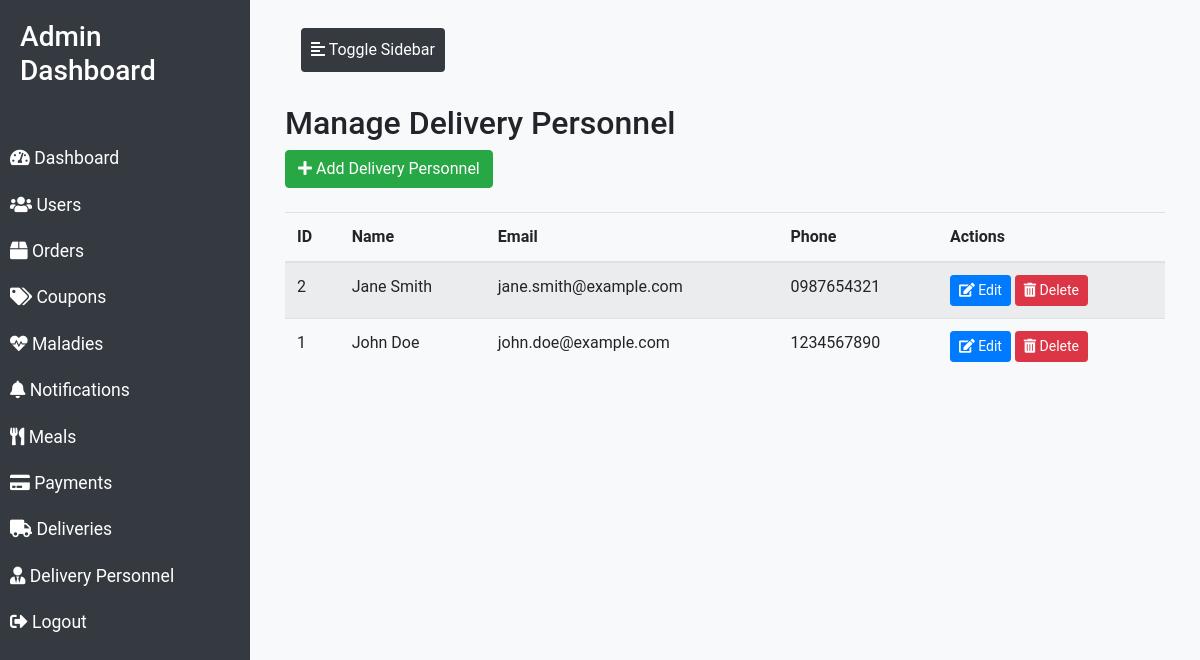
The app's page /delivers.php (signed in) with its own data.
### tables this page shows
CREATE TABLE `delivery_personnel` (
  `id` int(11) NOT NULL,
  `name` varchar(100) NOT NULL,
  `email` varchar(100) NOT NULL,
  `phone` varchar(20) NOT NULL,
  `role` varchar(50) DEFAULT NULL
);

### delivers.php (the view, shortened to what this page needs)
<?php
require 'config/db.php';
$personnel = $conn->query("SELECT * FROM delivery_personnel ORDER BY id DESC");
?>
<!DOCTYPE html>
<html lang="en">
<head>
    <link rel="stylesheet" href="https://maxcdn.bootstrapcdn.com/bootstrap/4.5.2/css/bootstrap.min.css">
    <link rel="stylesheet" href="https://cdnjs.cloudflare.com/ajax/libs/font-awesome/5.15.4/css/all.min.css">
</head>
<body>
<div class="wrapper">
    <nav id="sidebar">
        <div class="sidebar-header">
            <h3>Admin Dashboard</h3>
        </div>
        <ul class="list-unstyled components">
            <li><a href="dashboard.php"><i class="fas fa-tachometer-alt"></i> Dashboard</a></li>
            <li><a href="users.php"><i class="fas fa-users"></i> Users</a></li>
            <li><a href="orders.php"><i class="fas fa-box"></i> Orders</a></li>
            <li><a href="coupons.php"><i class="fas fa-tags"></i> Coupons</a></li>
            <li><a href="maladies.php"><i class="fas fa-heartbeat"></i> Maladies</a></li>
            <li><a href="notifications.php"><i class="fas fa-bell"></i> Notifications</a></li>
            <li><a href="meals.php"><i class="fas fa-utensils"></i> Meals</a></li>
            <li><a href="payments.php"><i class="fas fa-credit-card"></i> Payments</a></li>
            <li><a href="deliveries.php"><i class="fas fa-truck"></i> Deliveries</a></li>
            <li><a href="delivers.php"><i class="fas fa-user-tie"></i> Delivery Personnel</a></li>
            <li><a href="logout.php"><i class="fas fa-sign-out-alt"></i> Logout</a></li>
        </ul>
    </nav>
    <div id="content">
        <nav class="navbar navbar-expand-lg navbar-light bg-light">
            <div class="container-fluid">
                <button type="button" id="sidebarCollapse" class="btn btn-info">
                    <i class="fas fa-align-left"></i>
                    <span>Toggle Sidebar</span>
                </button>
            </div>
        </nav>
        <div class="container-fluid">
            <h2 class="mt-4">Manage Delivery Personnel</h2>
            <button type="button" class="btn btn-success mb-4" data-toggle="modal" data-target="#addEditModal"><i class="fas fa-plus"></i> Add Delivery Personnel</button>
            <div class="table-responsive">
                <table class="table table-striped">
                    <thead>
                        <tr>
                            <th>ID</th>
                            <th>Name</th>
                            <th>Email</th>
                            <th>Phone</th>
                            <th>Actions</th>
                        </tr>
                    </thead>
                    <tbody>
                        <?php while ($person = $personnel->fetch_assoc()): ?>
                            <tr>
                                <td><?php echo $person['id']; ?></td>
                                <td><?php echo $person['name']; ?></td>
                                <td><?php echo $person['email']; ?></td>
                                <td><?php echo $person['phone']; ?></td>
                                <td>
                                    <button type="button" class="btn btn-primary btn-sm edit-btn" data-toggle="modal" data-target="#addEditModal"
                                            data-id="<?php echo $person['id']; ?>"
                                            data-name="<?php echo $person['name']; ?>"
                                            data-email="<?php echo $person['email']; ?>"
                                            data-phone="<?php echo $person['phone']; ?>"><i class="fas fa-edit"></i> Edit</button>
                                    <a href="delivers.php?delete=<?php echo $person['id']; ?>" class="btn btn-danger btn-sm" onclick="return confirm('Are you sure you want to delete this person?');"><i class="fas fa-trash-alt"></i> Delete</a>
                                </td>
                            </tr>
                        <?php endwhile; ?>
                    </tbody>
                </table>
            </div>
        </div>
    </div>
</div>
</body>
</html>

### delivers.php (style rules this page uses)
body { font-family: 'Roboto', sans-serif; background-color: #f8f9fa; }
.wrapper { display: flex; width: 100%; align-items: stretch; }
#sidebar { min-width: 250px; max-width: 250px; background: #343a40; color: #fff; transition: all 0.3s; }
#sidebar .sidebar-header { padding: 20px; background: #343a40; }
#sidebar ul.components { padding: 20px 0; }
#sidebar ul li a { padding: 10px; font-size: 1.1em; display: block; color: #fff; }
#content { width: 100%; padding: 20px; min-height: 100vh; }
#sidebarCollapse { background: #343a40; border: none; color: #fff; padding: 10px; cursor: pointer; }

### records on screen
delivery_personnel: id "2", name "Jane Smith", email "jane.smith@example.com", phone "0987654321"
delivery_personnel: id "1", name "John Doe", email "john.doe@example.com", phone "1234567890"
